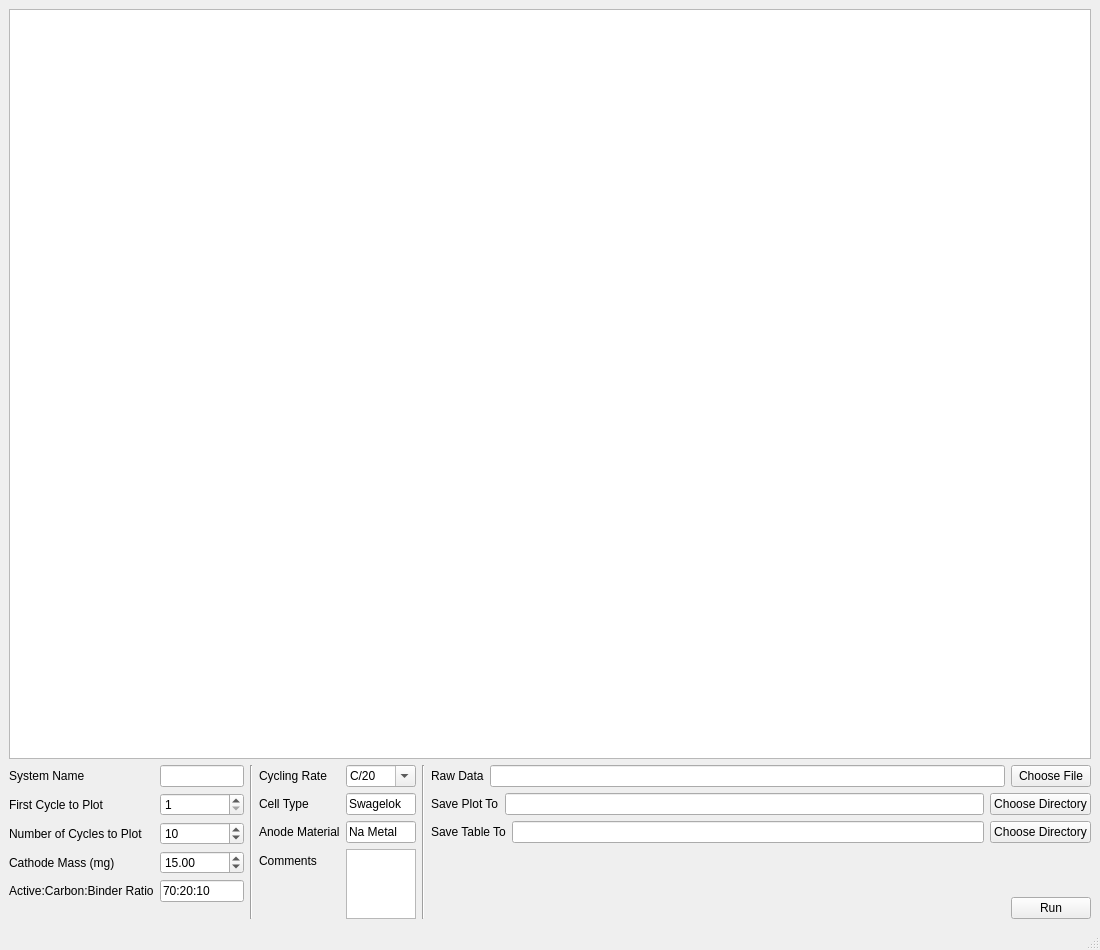
<?xml version="1.0" encoding="UTF-8"?>
<ui version="4.0">
 <class>MainWindow</class>
 <widget class="QMainWindow" name="MainWindow">
  <property name="geometry">
   <rect>
    <x>0</x>
    <y>0</y>
    <width>1100</width>
    <height>950</height>
   </rect>
  </property>
  <property name="sizePolicy">
   <sizepolicy hsizetype="Expanding" vsizetype="Expanding">
    <horstretch>0</horstretch>
    <verstretch>0</verstretch>
   </sizepolicy>
  </property>
  <property name="windowTitle">
   <string>Electrochemical Parsing</string>
  </property>
  <widget class="QWidget" name="centralwidget">
   <layout class="QVBoxLayout" name="verticalLayout_2">
    <item>
     <layout class="QVBoxLayout" name="verticalLayout" stretch="10,1">
      <item>
       <widget class="QTextBrowser" name="textBrowser">
        <property name="sizePolicy">
         <sizepolicy hsizetype="Expanding" vsizetype="Expanding">
          <horstretch>0</horstretch>
          <verstretch>0</verstretch>
         </sizepolicy>
        </property>
       </widget>
      </item>
      <item>
       <layout class="QVBoxLayout" name="verticalLayout_3">
        <item>
         <layout class="QHBoxLayout" name="horizontalLayout" stretch="1,0,1,0,5">
          <item>
           <layout class="QFormLayout" name="formLayout_2">
            <item row="4" column="0">
             <widget class="QLabel" name="label">
              <property name="toolTip">
               <string>The mass ratio between the active material, carbon, and binder</string>
              </property>
              <property name="text">
               <string>Active:Carbon:Binder Ratio</string>
              </property>
             </widget>
            </item>
            <item row="3" column="0">
             <widget class="QLabel" name="label_6">
              <property name="toolTip">
               <string>The total cathode mass, including active material, carbon, and binder</string>
              </property>
              <property name="text">
               <string>Cathode Mass (mg)</string>
              </property>
             </widget>
            </item>
            <item row="2" column="0">
             <widget class="QLabel" name="label_7">
              <property name="toolTip">
               <string>The number of charge/ discharge cycles to plot</string>
              </property>
              <property name="text">
               <string>Number of Cycles to Plot</string>
              </property>
             </widget>
            </item>
            <item row="1" column="0">
             <widget class="QLabel" name="label_8">
              <property name="toolTip">
               <string>The cycle number you want to start plotting from. This will not affect calculations.</string>
              </property>
              <property name="text">
               <string>First Cycle to Plot</string>
              </property>
             </widget>
            </item>
            <item row="0" column="0">
             <widget class="QLabel" name="label_9">
              <property name="toolTip">
               <string>The name of your system. If left blank, a name will be generated based on your raw data filename</string>
              </property>
              <property name="text">
               <string>System Name</string>
              </property>
             </widget>
            </item>
            <item row="0" column="1">
             <widget class="QLineEdit" name="system_input">
              <property name="toolTip">
               <string/>
              </property>
             </widget>
            </item>
            <item row="1" column="1">
             <widget class="QSpinBox" name="first_cycle_spinBox">
              <property name="toolTip">
               <string/>
              </property>
              <property name="minimum">
               <number>1</number>
              </property>
              <property name="maximum">
               <number>1000000</number>
              </property>
              <property name="value">
               <number>1</number>
              </property>
             </widget>
            </item>
            <item row="2" column="1">
             <widget class="QSpinBox" name="num_cycles_spinBox">
              <property name="toolTip">
               <string/>
              </property>
              <property name="statusTip">
               <string/>
              </property>
              <property name="minimum">
               <number>1</number>
              </property>
              <property name="maximum">
               <number>100000</number>
              </property>
              <property name="value">
               <number>10</number>
              </property>
             </widget>
            </item>
            <item row="3" column="1">
             <widget class="QDoubleSpinBox" name="mass_doubleSpinBox">
              <property name="toolTip">
               <string/>
              </property>
              <property name="minimum">
               <double>0.000000000000000</double>
              </property>
              <property name="maximum">
               <double>1000000000.000000000000000</double>
              </property>
              <property name="value">
               <double>15.000000000000000</double>
              </property>
             </widget>
            </item>
            <item row="4" column="1">
             <widget class="QLineEdit" name="ratio_input">
              <property name="toolTip">
               <string/>
              </property>
              <property name="text">
               <string>70:20:10</string>
              </property>
             </widget>
            </item>
           </layout>
          </item>
          <item>
           <widget class="Line" name="line">
            <property name="orientation">
             <enum>Qt::Vertical</enum>
            </property>
           </widget>
          </item>
          <item>
           <layout class="QFormLayout" name="formLayout">
            <item row="3" column="0">
             <widget class="QLabel" name="label_2">
              <property name="text">
               <string>Comments</string>
              </property>
             </widget>
            </item>
            <item row="2" column="0">
             <widget class="QLabel" name="label_3">
              <property name="text">
               <string>Anode Material</string>
              </property>
             </widget>
            </item>
            <item row="1" column="0">
             <widget class="QLabel" name="label_4">
              <property name="text">
               <string>Cell Type</string>
              </property>
             </widget>
            </item>
            <item row="0" column="0">
             <widget class="QLabel" name="label_5">
              <property name="text">
               <string>Cycling Rate</string>
              </property>
             </widget>
            </item>
            <item row="1" column="1">
             <widget class="QLineEdit" name="type_input">
              <property name="text">
               <string>Swagelok</string>
              </property>
             </widget>
            </item>
            <item row="2" column="1">
             <widget class="QLineEdit" name="anode_input">
              <property name="text">
               <string>Na Metal</string>
              </property>
             </widget>
            </item>
            <item row="3" column="1">
             <widget class="QPlainTextEdit" name="comments_input">
              <property name="sizePolicy">
               <sizepolicy hsizetype="Expanding" vsizetype="Expanding">
                <horstretch>0</horstretch>
                <verstretch>0</verstretch>
               </sizepolicy>
              </property>
              <property name="minimumSize">
               <size>
                <width>0</width>
                <height>0</height>
               </size>
              </property>
              <property name="plainText">
               <string/>
              </property>
             </widget>
            </item>
            <item row="0" column="1">
             <widget class="QComboBox" name="rate_comboBox">
              <property name="toolTip">
               <string/>
              </property>
              <property name="editable">
               <bool>true</bool>
              </property>
              <property name="currentIndex">
               <number>2</number>
              </property>
              <item>
               <property name="text">
                <string>C/100</string>
               </property>
              </item>
              <item>
               <property name="text">
                <string>C/50</string>
               </property>
              </item>
              <item>
               <property name="text">
                <string>C/20</string>
               </property>
              </item>
              <item>
               <property name="text">
                <string>C/10</string>
               </property>
              </item>
              <item>
               <property name="text">
                <string>C/5</string>
               </property>
              </item>
              <item>
               <property name="text">
                <string>C</string>
               </property>
              </item>
              <item>
               <property name="text">
                <string>5C</string>
               </property>
              </item>
              <item>
               <property name="text">
                <string>10C</string>
               </property>
              </item>
             </widget>
            </item>
           </layout>
          </item>
          <item>
           <widget class="Line" name="line_2">
            <property name="orientation">
             <enum>Qt::Vertical</enum>
            </property>
           </widget>
          </item>
          <item>
           <layout class="QVBoxLayout" name="verticalLayout_4">
            <item>
             <layout class="QHBoxLayout" name="horizontalLayout_17">
              <item>
               <widget class="QLabel" name="label_15">
                <property name="toolTip">
                 <string>The excel file that contains raw cycling data</string>
                </property>
                <property name="text">
                 <string>Raw Data</string>
                </property>
               </widget>
              </item>
              <item>
               <widget class="QLineEdit" name="raw_inputfile">
                <property name="text">
                 <string/>
                </property>
               </widget>
              </item>
              <item>
               <widget class="QPushButton" name="raw_button">
                <property name="text">
                 <string>Choose File</string>
                </property>
               </widget>
              </item>
             </layout>
            </item>
            <item>
             <layout class="QHBoxLayout" name="horizontalLayout_15">
              <item>
               <widget class="QLabel" name="label_13">
                <property name="toolTip">
                 <string>The plot filename will be generated based of the system name</string>
                </property>
                <property name="text">
                 <string>Save Plot To</string>
                </property>
               </widget>
              </item>
              <item>
               <widget class="QLineEdit" name="figure_path">
                <property name="text">
                 <string/>
                </property>
               </widget>
              </item>
              <item>
               <widget class="QPushButton" name="plot_button">
                <property name="text">
                 <string>Choose Directory</string>
                </property>
               </widget>
              </item>
             </layout>
            </item>
            <item>
             <layout class="QHBoxLayout" name="horizontalLayout_16">
              <item>
               <widget class="QLabel" name="label_14">
                <property name="toolTip">
                 <string>The table filename will be generated based of the system name</string>
                </property>
                <property name="text">
                 <string>Save Table To</string>
                </property>
               </widget>
              </item>
              <item>
               <widget class="QLineEdit" name="table_path">
                <property name="text">
                 <string/>
                </property>
               </widget>
              </item>
              <item>
               <widget class="QPushButton" name="table_button">
                <property name="text">
                 <string>Choose Directory</string>
                </property>
               </widget>
              </item>
             </layout>
            </item>
            <item>
             <spacer name="verticalSpacer">
              <property name="orientation">
               <enum>Qt::Vertical</enum>
              </property>
              <property name="sizeHint" stdset="0">
               <size>
                <width>20</width>
                <height>40</height>
               </size>
              </property>
             </spacer>
            </item>
            <item>
             <layout class="QHBoxLayout" name="horizontalLayout_2">
              <item>
               <spacer name="horizontalSpacer">
                <property name="orientation">
                 <enum>Qt::Horizontal</enum>
                </property>
                <property name="sizeHint" stdset="0">
                 <size>
                  <width>40</width>
                  <height>20</height>
                 </size>
                </property>
               </spacer>
              </item>
              <item>
               <widget class="QPushButton" name="run_button">
                <property name="text">
                 <string>Run</string>
                </property>
               </widget>
              </item>
             </layout>
            </item>
           </layout>
          </item>
         </layout>
        </item>
        <item>
         <layout class="QHBoxLayout" name="horizontalLayout_11"/>
        </item>
       </layout>
      </item>
     </layout>
    </item>
   </layout>
  </widget>
  <widget class="QStatusBar" name="statusbar"/>
 </widget>
 <resources/>
 <connections/>
</ui>
